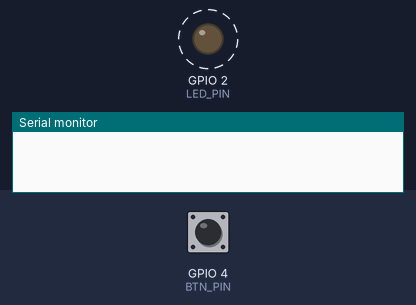
This sketch was run on a simulated ESP32. Shown: output pins drawn as LEDs (lit = HIGH), the last lines printed to the serial monitor. Dashed ring = blinking. The test bench sets the inputs (shaded band); at power-on: GPIO 4 (BTN_PIN) HIGH.

Above: at 0.9 s.
1.3 s: GPIO 4 (BTN_PIN) pulled LOW for 0.15 s
4.3 s: GPIO 4 (BTN_PIN) pulled LOW for 1 s
At 4.3 s:
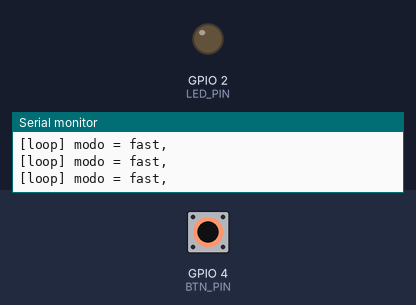
At 5.85 s:
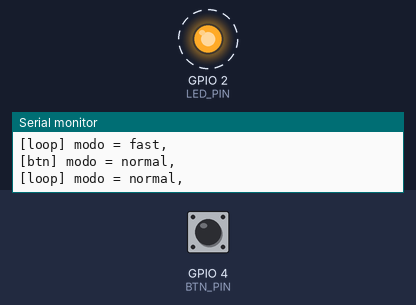
Timing chart, 0 to 13.3 s (numbered marks = the images above; inputs shaded):
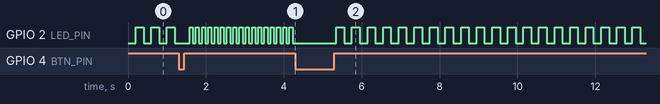

The sketch:

main.ino
```cpp
#include <Arduino.h>

static const int LED_PIN = 2;
static const int BTN_PIN = 4;

// Estado do â€œmodoâ€  (muda a velocidade da tarefa do LED)
static bool fastMode = false;

void setup() {
  Serial.begin(115200);
  pinMode(LED_PIN, OUTPUT);
  pinMode(BTN_PIN, INPUT_PULLUP);
}

// â€œTaskâ€  A: LED periÃ³dico (200ms ou 80ms)
void led_timing(bool mode, unsigned long now) {
  static unsigned long lastLed = 0;
  unsigned long ledPeriod = mode ? 80 : 200;

  if(now - lastLed >= ledPeriod){
    lastLed = now;
    digitalWrite(LED_PIN,!digitalRead(LED_PIN));
  }
}

// â€œTaskâ€  B: log a cada 1000ms
void log_alive(unsigned long now) {
  static unsigned long lastLog = 0;
  if(now - lastLog >= 1000){
    lastLog = now;
    Serial.printf("[loop] modo = %s, \n", fastMode ? "fast":"normal");

}
}

// â€œTaskâ€  C: polling do botÃ£o (com debounce)
void button_press() {
  if (digitalRead(BTN_PIN) == LOW) {   // apertou
    delay(50);
    if (digitalRead(BTN_PIN) == LOW) {
        fastMode = !fastMode;
        Serial.printf("[btn] modo = %s, \n", fastMode ? "fast":"normal");
        while(digitalRead(BTN_PIN) == LOW){}
      }
    delay(50);
  }
}

void loop() {
  unsigned long now = millis();

  button_press();
  led_timing(fastMode, now);
  log_alive(now);
}
```

Measured:
- after the input at 1.3 s, GPIO 2 (LED_PIN): alternates HIGH for 0.08 s and LOW for 0.08 s, starting after 0.28 s
- after the input at 4.3 s, GPIO 2 (LED_PIN): alternates HIGH for 0.20 s and LOW for 0.20 s, starting after 1.1 s
- by itself, GPIO 2 (LED_PIN): alternates HIGH for 0.20 s and LOW for 0.20 s
